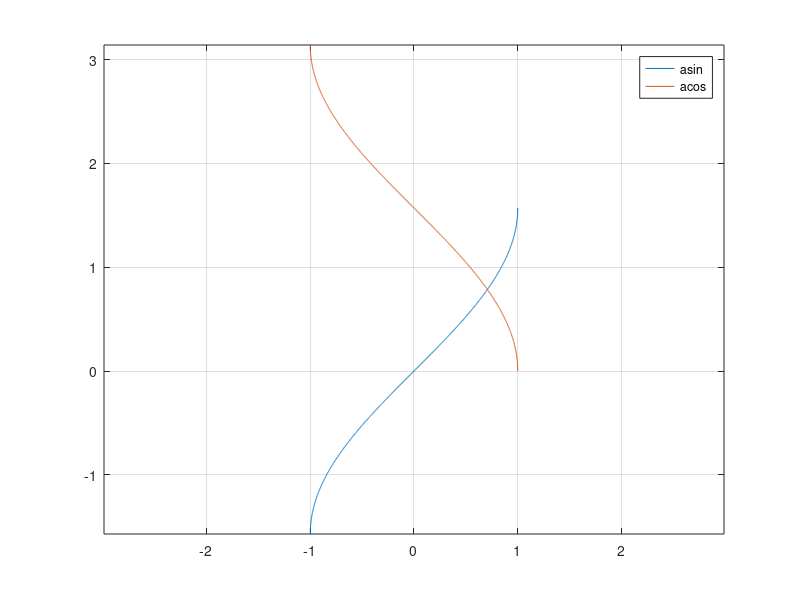

MATLAB code to generate this figure: (Note: this script raises an error after producing the figure.)
clear; clc;

theta=-1:0.001:1;
figure(1);
plot(theta, asin(theta));
grid on;
axis equal;
hold on;

plot(theta, acos(theta));
legend('asin', 'acos')

a=[-2; 1; -1];
b=[1 -2 3];

cn=norm(cross(a, b));
sy=cn/(norm(a)*norm(b));
figure(2);
plot_vec(a);
plot_vec(b);

function plot_vec(v)
    quiver(0, 0, v(1), v(2));
    grid on;
    axis equal
    hold on;
end
